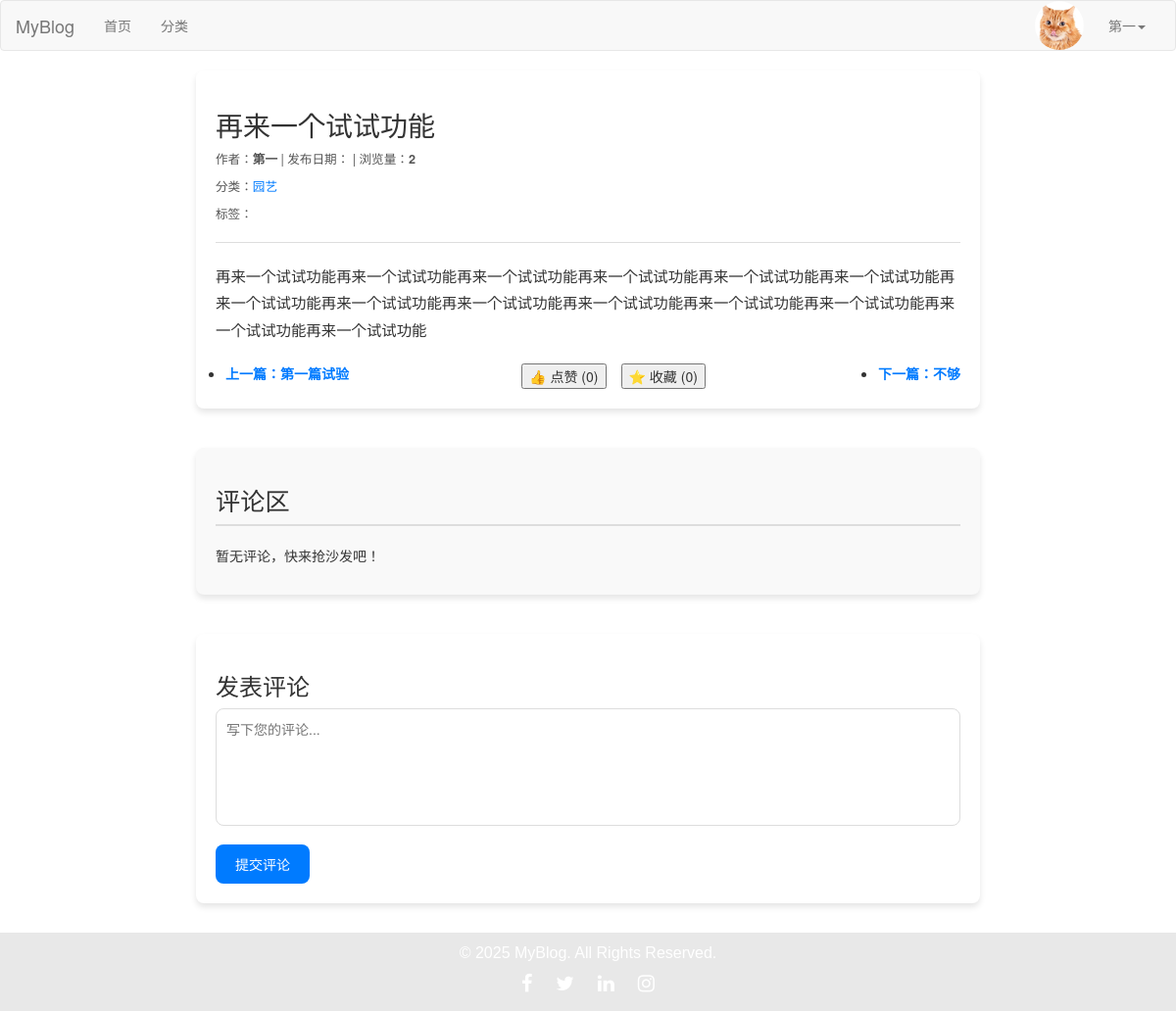
The page /post/2/ (signed in) on the database as committed earlier.
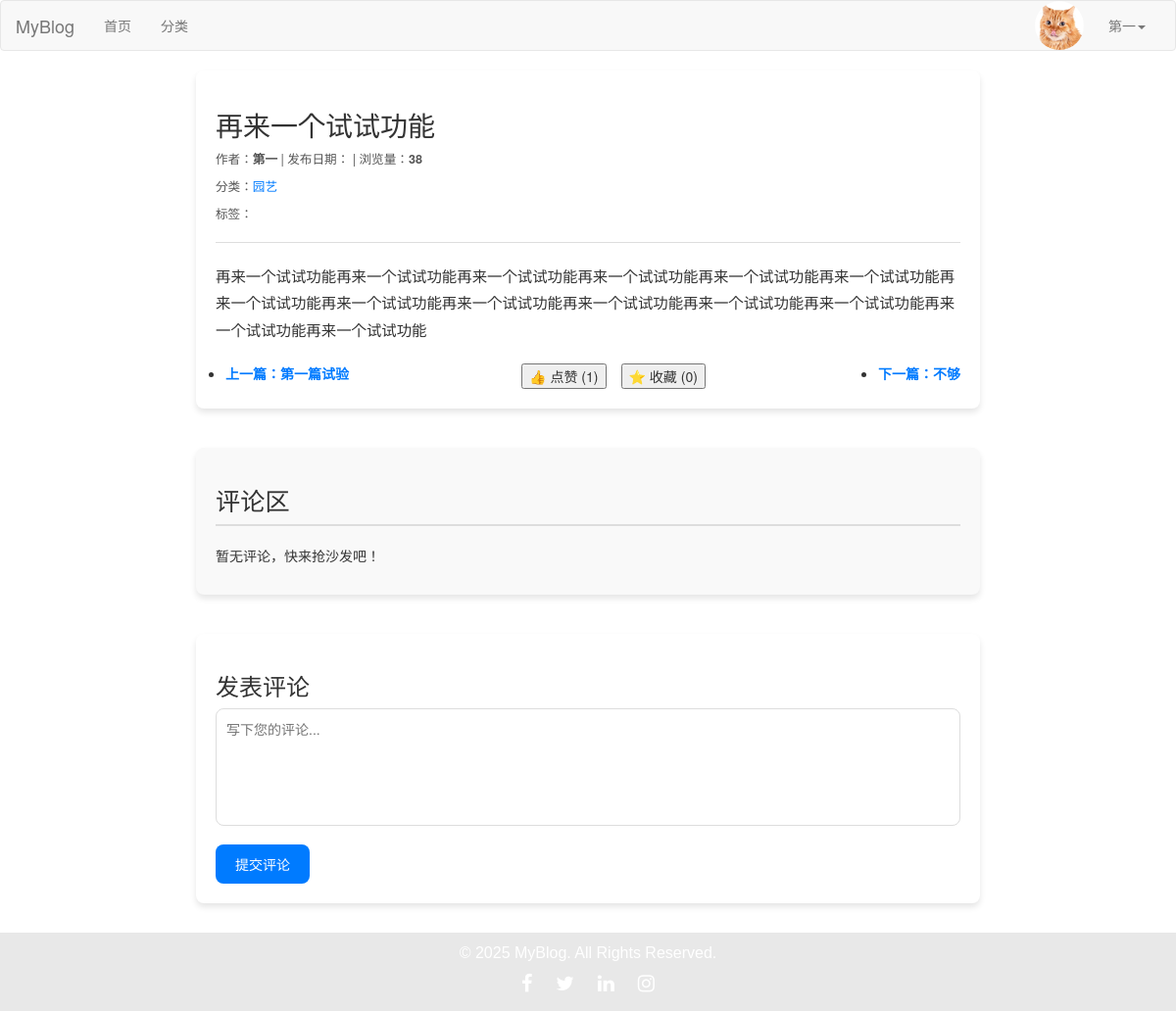
The same page on the database as committed later.
### blog/models.py (models this page shows, shortened)
class Post(models.Model):
    DRAFT = 'draft'
    PUBLISHED = 'published'
    STATUS_CHOICES = [
        (DRAFT, '草稿'),
        (PUBLISHED, '已发布'),
    ]
    title = models.CharField(max_length=61, verbose_name="文章标题")
    desc = models.TextField(max_length=200, blank=True, default="", verbose_name="文章描述")
    category = models.ForeignKey(Category, on_delete=models.CASCADE, verbose_name="分类")
    content = models.TextField(verbose_name="文章详情")
    tags = models.ForeignKey(Tag, on_delete=models.CASCADE, verbose_name="文章标签")
    owner = models.ForeignKey(User, on_delete=models.CASCADE, verbose_name="作者")
    is_hot=models.BooleanField(default=False, verbose_name='是否热门')
    pv=models.IntegerField(default=0,verbose_name='浏览量')
    add_date = models.DateTimeField(auto_now_add=True, verbose_name="添加时间")
    pub_date = models.DateTimeField(auto_now=True, verbose_name="修改时间")
    status = models.CharField(max_length=10, choices=STATUS_CHOICES, default=DRAFT, verbose_name="状态")
    liked_users = models.ManyToManyField(
        User,
        related_name="liked_posts",
        blank=True,
        verbose_name="点赞用户",
    )
    favorited_users = models.ManyToManyField(
        User,
        related_name="favorited_posts",
        blank=True,
        verbose_name="收藏用户",
    )
    def total_likes(self):
        return self.liked_users.count()
    def total_favorites(self):
        return self.favorited_users.count()
    class Meta:
        verbose_name = "文章"
        verbose_name_plural = verbose_name

class Category(models.Model):
    name = models.CharField(max_length=32, verbose_name="分类名称")
    desc = models.TextField(max_length=200, blank=True, default="", verbose_name="分类描述")
    add_date = models.DateTimeField(auto_now_add=True, verbose_name="添加时间")
    pub_date = models.DateTimeField(auto_now_add=True, verbose_name="修改时间")
    class Meta:
        verbose_name="博客分类"
        verbose_name_plural = verbose_name

### blog/views.py (the view)
# urls.py: path('post/<int:post_id>/', views.post_detail, name='post_detail'),
def post_detail(request, post_id):
    post = get_object_or_404(Post, id=post_id)
    prev_post = Post.objects.filter(id__lt=post_id).order_by('-id').first()
    next_post = Post.objects.filter(id__gt=post_id).order_by('id').first()
    Post.objects.filter(id=post_id).update(pv=F('pv')+1) #此方法有bug，暂时这样仅做此路
    previous_url = request.META.get('HTTP_REFERER', None)
    return render(request, 'post_detail.html', {
        'post': post,
        'prev_post': prev_post,
        'next_post': next_post,
    })

### blog/templates/post_detail.html (shortened to what this page needs)
{% extends 'base.html' %}
{% load static %}
{% block content %}
    <article>
        <header>
            <h1>{{ post.title }}</h1>
            <p>作者：<strong>{{ post.owner.username }}</strong>
                | 发布日期：<strong>{{ post.created_at|date:"Y-m-d H:i" }}</strong>
                | 浏览量：<strong>{{ post.pv }}</strong>
            </p>
            <p>分类：<a href="{% url 'blog:category_detail' post.category.id %}">{{ post.category.name }}</a></p>
            <p>标签：
            </p>
        </header>
        <section>
            <p>{{ post.content|safe }}</p>
        </section>
        <nav aria-label="文章导航">
            <ul class="post-navigation">
                <li>
                    {% if prev_post %}
                        <a href="{% url 'blog:post_detail' prev_post.id %}"
                           class="prev-post">上一篇：{{ prev_post.title }}</a>
                    {% else %}
                        <span class="no-prev-post">已经是第一篇文章了</span>
                    {% endif %}
                </li>
                <li class="like-favorite-buttons">
                    <div class="like-section">
                        <button id="like-button" data-post-id="{{ post.id }}">
                            👍 点赞 (<span id="like-count">{{ post.total_likes }}</span>)
                        </button>
                    </div>
                    <div class="favorite-section">
                        <button id="favorite-button" data-post-id="{{ post.id }}">
                            ⭐ 收藏 (<span id="favorite-count">{{ post.total_favorites }}</span>)
                        </button>
                    </div>
                </li>
                <li>
                    {% if next_post %}
                        <a href="{% url 'blog:post_detail' next_post.id %}"
                           class="next-post">下一篇：{{ next_post.title }}</a>
                    {% else %}
                        <span class="no-next-post">已经是最后一篇文章了</span>
                    {% endif %}
                </li>
            </ul>
        </nav>
    </article>
    <div class="comments-section">
        <h2>评论区</h2>
        {% if post.comments.exists %}
            <ul class="comments-list">
                {% for comment in post.comments.all %}
                    <li>
                        <strong>{{ comment.user.username }}</strong>
                        <time>发表于 {{ comment.created_at|date:"Y年m月d日 H:i" }}</time>
                        <p>{{ comment.content }}</p>
                    </li>
                {% endfor %}
            </ul>
        {% else %}
            <p>暂无评论，快来抢沙发吧！</p>
        {% endif %}
    </div>
    {% if user.is_authenticated %}
        <div class="comment-form">
            <h3>发表评论</h3>
            <form method="post" action="{% url 'blog:add_comment' post.id %}">
                <textarea name="content" placeholder="写下您的评论..." required></textarea>
                <button type="submit">提交评论</button>
            </form>
        </div>
    {% else %}
        <div class="comment-form">
            <p>请 <a href="{% url 'users:login' %}">登录</a> 后发表评论。</p>
        </div>
    {% endif %}
{% endblock %}

Rows that differ between the two databases and show on the page:
changed Post "再来一个试试功能": pv "2" → "38"; total_likes "0" → "1"
